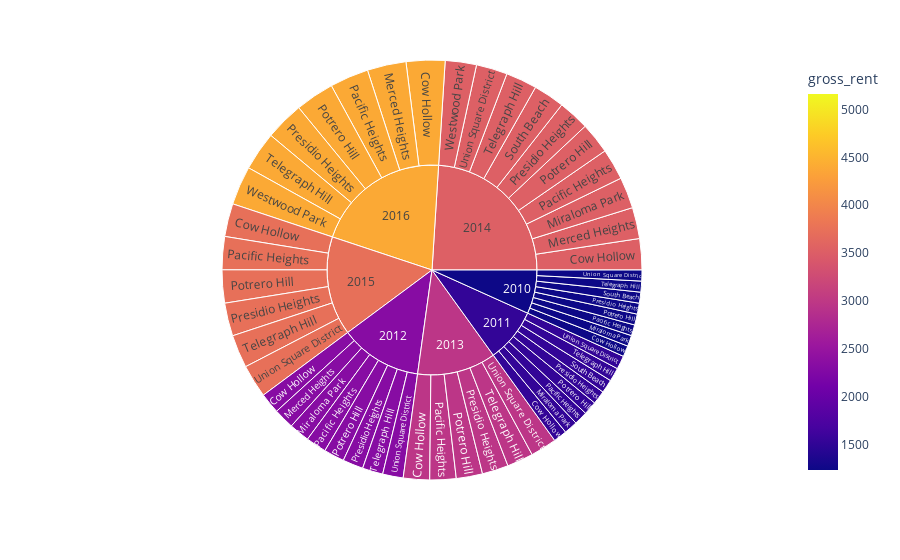

Notebook source saved alongside this figure:
### Markdown cell above
### Create a sunburst chart to conduct a costs analysis of most expensive neighborhoods in San Francisco per year

### Code cell
# Sunburst Plot
# YOUR CODE HERE!
fig = px.sunburst(dataframe_exp_neighbor_per_year, path=[dataframe_exp_neighbor_per_year["year"], dataframe_exp_neighbor_per_year["neighborhood"]], values=dataframe_exp_neighbor_per_year['gross_rent'],
                  color=dataframe_exp_neighbor_per_year['gross_rent'], 
                 
                  color_continuous_midpoint=np.average(dataframe_exp_neighbor_per_year['gross_rent'], weights=dataframe_exp_neighbor_per_year['gross_rent']))
fig.show()

### Figure 1 — Plotly figure (JSON) as saved in the notebook; plotly's stock layout.template omitted (floating-point values rounded to 4 significant figures)
{"data": [{"branchvalues": "total", "customdata": [[1239], [1530], [2324], [2971], [3528], [3739], [4390], [2324], [3528], [4390], [1239], [1530], [2324], [3528], [1239], [1530], [2324], [2971], [3528], [3739], [4390], [1239], [1530], [2324], [2971], [3528], [3739], [4390], [1239], [1530], [2324], [2971], [3528], [3739], [4390], [1239], [1530], [3528], [1239], [1530], [2324], [2971], [3528], [3739], [4390], [1239], [1530], [2324], [2971], [3528], [3739], [3528], [4390], [1239], [1530], [2324], [2971], [3528], [3739], [4390]], "domain": {"x": [0, 1], "y": [0, 1]}, "hovertemplate": "labels=%{label}<br>gross_rent_sum=%{value}<br>parent=%{parent}<br>id=%{id}<br>gross_rent=%{color}<extra></extra>", "ids": ["2010/Cow Hollow", "2011/Cow Hollow", "2012/Cow Hollow", "2013/Cow Hollow", "2014/Cow Hollow", "2015/Cow Hollow", "2016/Cow Hollow", "2012/Merced Heights", "2014/Merced Heights", "2016/Merced Heights", "2010/Miraloma Park", "2011/Miraloma Park", "2012/Miraloma Park", "2014/Miraloma Park", "2010/Pacific Heights", "2011/Pacific Heights", "2012/Pacific Heights", "2013/Pacific Heights", "2014/Pacific Heights", "2015/Pacific Heights", "2016/Pacific Heights", "2010/Potrero Hill", "2011/Potrero Hill", "2012/Potrero Hill", "2013/Potrero Hill", "2014/Potrero Hill", "2015/Potrero Hill", "2016/Potrero Hill", "2010/Presidio Heights", "2011/Presidio Heights", "2012/Presidio Heights", "2013/Presidio Heights", "2014/Presidio Heights", "2015/Presidio Heights", "2016/Presidio Heights", "2010/South Beach", "2011/South Beach", "2014/South Beach", "2010/Telegraph Hill", "2011/Telegraph Hill", "2012/Telegraph Hill", "2013/Telegraph Hill", "2014/Telegraph Hill", "2015/Telegraph Hill", "2016/Telegraph Hill", "2010/Union Square District", "2011/Union Square District", "2012/Union Square District", "2013/Union Square District", "2014/Union Square District", "2015/Union Square District", "2014/Westwood Park", "2016/Westwood Park", "2010", "2011", "2012", "2013", "2014", "2015", "2016"], "labels": ["Cow Hollow", "Cow Hollow", "Cow Hollow", "Cow Hollow", "Cow Hollow", "Cow Hollow", "Cow Hollow", "Merced Heights", "Merced Heights", "Merced Heights", "Miraloma Park", "Miraloma Park", "Miraloma Park", "Miraloma Park", "Pacific Heights", "Pacific Heights", "Pacific Heights", "Pacific Heights", "Pacific Heights", "Pacific Heights", "Pacific Heights", "Potrero Hill", "Potrero Hill", "Potrero Hill", "Potrero Hill", "Potrero Hill", "Potrero Hill", "Potrero Hill", "Presidio Heights", "Presidio Heights", "Presidio Heights", "Presidio Heights", "Presidio Heights", "Presidio Heights", "Presidio Heights", "South Beach", "South Beach", "South Beach", "Telegraph Hill", "Telegraph Hill", "Telegraph Hill", "Telegraph Hill", "Telegraph Hill", "Telegraph Hill", "Telegraph Hill", "Union Square District", "Union Square District", "Union Square District", "Union Square District", "Union Square District", "Union Square District", "Westwood Park", "Westwood Park", "2010", "2011", "2012", "2013", "2014", "2015", "2016"], "marker": {"coloraxis": "coloraxis", "colors": [1239, 1530, 2324, 2971, 3528, 3739, 4390, 2324, 3528, 4390, 1239, 1530, 2324, 3528, 1239, 1530, 2324, 2971, 3528, 3739, 4390, 1239, 1530, 2324, 2971, 3528, 3739, 4390, 1239, 1530, 2324, 2971, 3528, 3739, 4390, 1239, 1530, 3528, 1239, 1530, 2324, 2971, 3528, 3739, 4390, 1239, 1530, 2324, 2971, 3528, 3739, 3528, 4390, 1239, 1530, 2324, 2971, 3528, 3739, 4390]}, "name": "", "parents": ["2010", "2011", "2012", "2013", "2014", "2015", "2016", "2012", "2014", "2016", "2010", "2011", "2012", "2014", "2010", "2011", "2012", "2013", "2014", "2015", "2016", "2010", "2011", "2012", "2013", "2014", "2015", "2016", "2010", "2011", "2012", "2013", "2014", "2015", "2016", "2010", "2011", "2014", "2010", "2011", "2012", "2013", "2014", "2015", "2016", "2010", "2011", "2012", "2013", "2014", "2015", "2014", "2016", "", "", "", "", "", "", ""], "type": "sunburst", "values": [1239, 1530, 2324, 2971, 3528, 3739, 4390, 2324, 3528, 4390, 1239, 1530, 2324, 3528, 1239, 1530, 2324, 2971, 3528, 3739, 4390, 1239, 1530, 2324, 2971, 3528, 3739, 4390, 1239, 1530, 2324, 2971, 3528, 3739, 4390, 1239, 1530, 3528, 1239, 1530, 2324, 2971, 3528, 3739, 4390, 1239, 1530, 2324, 2971, 3528, 3739, 3528, 4390, 9912, 12240, 18592, 17826, 35280, 22434, 30730]}], "layout": {"coloraxis": {"cmid": 3200.0, "colorbar": {"title": {"text": "gross_rent"}}, "colorscale": [[0, "#0d0887"], [0.1111, "#46039f"], [0.2222, "#7201a8"], [0.3333, "#9c179e"], [0.4444, "#bd3786"], [0.5556, "#d8576b"], [0.6667, "#ed7953"], [0.7778, "#fb9f3a"], [0.8889, "#fdca26"], [1, "#f0f921"]]}, "legend": {"tracegroupgap": 0}, "margin": {"t": 60}}}
